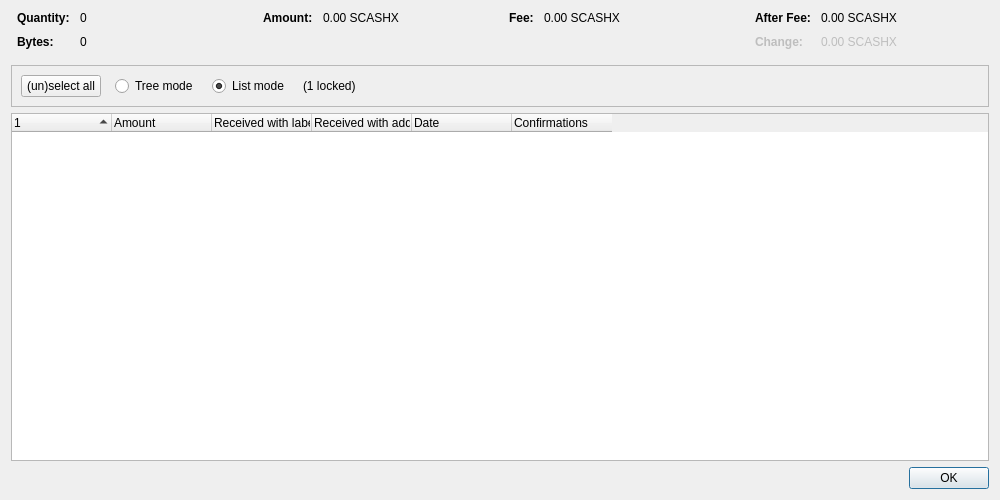
<?xml version="1.0" encoding="UTF-8"?>
<ui version="4.0">
 <class>CoinControlDialog</class>
 <widget class="QDialog" name="CoinControlDialog">
  <property name="geometry">
   <rect>
    <x>0</x>
    <y>0</y>
    <width>1000</width>
    <height>500</height>
   </rect>
  </property>
  <property name="windowTitle">
   <string>Coin Selection</string>
  </property>
  <layout class="QVBoxLayout" name="verticalLayout">
   <item>
    <layout class="QHBoxLayout" name="horizontalLayoutTop" stretch="0,0,0,0">
     <property name="topMargin">
      <number>0</number>
     </property>
     <property name="bottomMargin">
      <number>10</number>
     </property>
     <item>
      <layout class="QFormLayout" name="formLayoutCoinControl1">
       <property name="labelAlignment">
        <set>Qt::AlignLeft|Qt::AlignVCenter</set>
       </property>
       <property name="horizontalSpacing">
        <number>10</number>
       </property>
       <property name="verticalSpacing">
        <number>10</number>
       </property>
       <property name="leftMargin">
        <number>6</number>
       </property>
       <property name="rightMargin">
        <number>6</number>
       </property>
       <item row="0" column="0">
        <widget class="QLabel" name="labelCoinControlQuantityText">
         <property name="font">
          <font>
           <weight>75</weight>
           <bold>true</bold>
          </font>
         </property>
         <property name="text">
          <string>Quantity:</string>
         </property>
        </widget>
       </item>
       <item row="0" column="1">
        <widget class="QLabel" name="labelCoinControlQuantity">
         <property name="cursor">
          <cursorShape>IBeamCursor</cursorShape>
         </property>
         <property name="contextMenuPolicy">
          <enum>Qt::ActionsContextMenu</enum>
         </property>
         <property name="text">
          <string notr="true">0</string>
         </property>
         <property name="textInteractionFlags">
          <set>Qt::LinksAccessibleByMouse|Qt::TextSelectableByKeyboard|Qt::TextSelectableByMouse</set>
         </property>
        </widget>
       </item>
       <item row="1" column="0">
        <widget class="QLabel" name="labelCoinControlBytesText">
         <property name="font">
          <font>
           <weight>75</weight>
           <bold>true</bold>
          </font>
         </property>
         <property name="text">
          <string>Bytes:</string>
         </property>
        </widget>
       </item>
       <item row="1" column="1">
        <widget class="QLabel" name="labelCoinControlBytes">
         <property name="cursor">
          <cursorShape>IBeamCursor</cursorShape>
         </property>
         <property name="contextMenuPolicy">
          <enum>Qt::ActionsContextMenu</enum>
         </property>
         <property name="text">
          <string notr="true">0</string>
         </property>
         <property name="textInteractionFlags">
          <set>Qt::LinksAccessibleByMouse|Qt::TextSelectableByKeyboard|Qt::TextSelectableByMouse</set>
         </property>
        </widget>
       </item>
      </layout>
     </item>
     <item>
      <layout class="QFormLayout" name="formLayoutCoinControl2">
       <property name="horizontalSpacing">
        <number>10</number>
       </property>
       <property name="verticalSpacing">
        <number>10</number>
       </property>
       <property name="leftMargin">
        <number>6</number>
       </property>
       <property name="rightMargin">
        <number>6</number>
       </property>
       <item row="0" column="0">
        <widget class="QLabel" name="labelCoinControlAmountText">
         <property name="font">
          <font>
           <weight>75</weight>
           <bold>true</bold>
          </font>
         </property>
         <property name="text">
          <string>Amount:</string>
         </property>
        </widget>
       </item>
       <item row="0" column="1">
        <widget class="QLabel" name="labelCoinControlAmount">
         <property name="cursor">
          <cursorShape>IBeamCursor</cursorShape>
         </property>
         <property name="contextMenuPolicy">
          <enum>Qt::ActionsContextMenu</enum>
         </property>
         <property name="text">
          <string notr="true">0.00 SCASHX</string>
         </property>
         <property name="textInteractionFlags">
          <set>Qt::LinksAccessibleByMouse|Qt::TextSelectableByKeyboard|Qt::TextSelectableByMouse</set>
         </property>
        </widget>
       </item>
      </layout>
     </item>
     <item>
      <layout class="QFormLayout" name="formLayoutCoinControl3">
       <property name="horizontalSpacing">
        <number>10</number>
       </property>
       <property name="verticalSpacing">
        <number>10</number>
       </property>
       <property name="leftMargin">
        <number>6</number>
       </property>
       <property name="rightMargin">
        <number>6</number>
       </property>
       <item row="0" column="0">
        <widget class="QLabel" name="labelCoinControlFeeText">
         <property name="font">
          <font>
           <weight>75</weight>
           <bold>true</bold>
          </font>
         </property>
         <property name="text">
          <string>Fee:</string>
         </property>
        </widget>
       </item>
       <item row="0" column="1">
        <widget class="QLabel" name="labelCoinControlFee">
         <property name="cursor">
          <cursorShape>IBeamCursor</cursorShape>
         </property>
         <property name="contextMenuPolicy">
          <enum>Qt::ActionsContextMenu</enum>
         </property>
         <property name="text">
          <string notr="true">0.00 SCASHX</string>
         </property>
         <property name="textInteractionFlags">
          <set>Qt::LinksAccessibleByMouse|Qt::TextSelectableByKeyboard|Qt::TextSelectableByMouse</set>
         </property>
        </widget>
       </item>
      </layout>
     </item>
     <item>
      <layout class="QFormLayout" name="formLayoutCoinControl4">
       <property name="labelAlignment">
        <set>Qt::AlignLeft|Qt::AlignVCenter</set>
       </property>
       <property name="horizontalSpacing">
        <number>10</number>
       </property>
       <property name="verticalSpacing">
        <number>10</number>
       </property>
       <property name="leftMargin">
        <number>6</number>
       </property>
       <property name="rightMargin">
        <number>6</number>
       </property>
       <item row="0" column="0">
        <widget class="QLabel" name="labelCoinControlAfterFeeText">
         <property name="font">
          <font>
           <weight>75</weight>
           <bold>true</bold>
          </font>
         </property>
         <property name="text">
          <string>After Fee:</string>
         </property>
        </widget>
       </item>
       <item row="0" column="1">
        <widget class="QLabel" name="labelCoinControlAfterFee">
         <property name="cursor">
          <cursorShape>IBeamCursor</cursorShape>
         </property>
         <property name="contextMenuPolicy">
          <enum>Qt::ActionsContextMenu</enum>
         </property>
         <property name="text">
          <string notr="true">0.00 SCASHX</string>
         </property>
         <property name="textInteractionFlags">
          <set>Qt::LinksAccessibleByMouse|Qt::TextSelectableByKeyboard|Qt::TextSelectableByMouse</set>
         </property>
        </widget>
       </item>
       <item row="1" column="0">
        <widget class="QLabel" name="labelCoinControlChangeText">
         <property name="enabled">
          <bool>false</bool>
         </property>
         <property name="font">
          <font>
           <weight>75</weight>
           <bold>true</bold>
          </font>
         </property>
         <property name="text">
          <string>Change:</string>
         </property>
        </widget>
       </item>
       <item row="1" column="1">
        <widget class="QLabel" name="labelCoinControlChange">
         <property name="enabled">
          <bool>false</bool>
         </property>
         <property name="cursor">
          <cursorShape>IBeamCursor</cursorShape>
         </property>
         <property name="contextMenuPolicy">
          <enum>Qt::ActionsContextMenu</enum>
         </property>
         <property name="text">
          <string notr="true">0.00 SCASHX</string>
         </property>
         <property name="textInteractionFlags">
          <set>Qt::LinksAccessibleByMouse|Qt::TextSelectableByKeyboard|Qt::TextSelectableByMouse</set>
         </property>
        </widget>
       </item>
      </layout>
     </item>
    </layout>
   </item>
   <item>
    <widget class="QFrame" name="frame">
     <property name="minimumSize">
      <size>
       <width>0</width>
       <height>40</height>
      </size>
     </property>
     <property name="frameShape">
      <enum>QFrame::StyledPanel</enum>
     </property>
     <property name="frameShadow">
      <enum>QFrame::Sunken</enum>
     </property>
     <layout class="QHBoxLayout" name="horizontalLayout">
      <item>
       <layout class="QHBoxLayout" name="horizontalLayoutPanel" stretch="0,0,0,0,0">
        <property name="spacing">
         <number>14</number>
        </property>
        <item>
         <widget class="QPushButton" name="pushButtonSelectAll">
          <property name="sizePolicy">
           <sizepolicy hsizetype="Maximum" vsizetype="Fixed">
            <horstretch>0</horstretch>
            <verstretch>0</verstretch>
           </sizepolicy>
          </property>
          <property name="text">
           <string>(un)select all</string>
          </property>
          <property name="autoDefault">
           <bool>false</bool>
          </property>
         </widget>
        </item>
        <item>
         <widget class="QRadioButton" name="radioTreeMode">
          <property name="sizePolicy">
           <sizepolicy hsizetype="Maximum" vsizetype="Fixed">
            <horstretch>0</horstretch>
            <verstretch>0</verstretch>
           </sizepolicy>
          </property>
          <property name="text">
           <string>Tree mode</string>
          </property>
         </widget>
        </item>
        <item>
         <widget class="QRadioButton" name="radioListMode">
          <property name="sizePolicy">
           <sizepolicy hsizetype="Maximum" vsizetype="Fixed">
            <horstretch>0</horstretch>
            <verstretch>0</verstretch>
           </sizepolicy>
          </property>
          <property name="text">
           <string>List mode</string>
          </property>
          <property name="checked">
           <bool>true</bool>
          </property>
         </widget>
        </item>
        <item>
         <widget class="QLabel" name="labelLocked">
          <property name="text">
           <string notr="true">(1 locked)</string>
          </property>
         </widget>
        </item>
        <item>
         <spacer name="horizontalSpacer">
          <property name="orientation">
           <enum>Qt::Horizontal</enum>
          </property>
          <property name="sizeHint" stdset="0">
           <size>
            <width>40</width>
            <height>20</height>
           </size>
          </property>
         </spacer>
        </item>
       </layout>
      </item>
     </layout>
    </widget>
   </item>
   <item>
    <widget class="CoinControlTreeWidget" name="treeWidget">
     <property name="contextMenuPolicy">
      <enum>Qt::CustomContextMenu</enum>
     </property>
     <property name="sortingEnabled">
      <bool>false</bool>
     </property>
     <property name="columnCount">
      <number>6</number>
     </property>
     <attribute name="headerShowSortIndicator" stdset="0">
      <bool>true</bool>
     </attribute>
     <attribute name="headerStretchLastSection">
      <bool>false</bool>
     </attribute>
     <column>
      <property name="text">
       <string/>
      </property>
     </column>
     <column>
      <property name="text">
       <string>Amount</string>
      </property>
     </column>
     <column>
      <property name="text">
       <string>Received with label</string>
      </property>
     </column>
     <column>
      <property name="text">
       <string>Received with address</string>
      </property>
     </column>
     <column>
      <property name="text">
       <string>Date</string>
      </property>
     </column>
     <column>
      <property name="text">
       <string>Confirmations</string>
      </property>
      <property name="toolTip">
       <string>Confirmed</string>
      </property>
     </column>
     <column>
      <property name="text">
       <string/>
      </property>
     </column>
     <column>
      <property name="text">
       <string/>
      </property>
     </column>
     <column>
      <property name="text">
       <string/>
      </property>
     </column>
     <column>
      <property name="text">
       <string/>
      </property>
     </column>
    </widget>
   </item>
   <item>
    <widget class="QDialogButtonBox" name="buttonBox">
     <property name="orientation">
      <enum>Qt::Horizontal</enum>
     </property>
     <property name="standardButtons">
      <set>QDialogButtonBox::Ok</set>
     </property>
    </widget>
   </item>
  </layout>
 </widget>
 <customwidgets>
  <customwidget>
   <class>CoinControlTreeWidget</class>
   <extends>QTreeWidget</extends>
   <header>qt/coincontroltreewidget.h</header>
  </customwidget>
 </customwidgets>
 <resources/>
 <connections/>
</ui>
